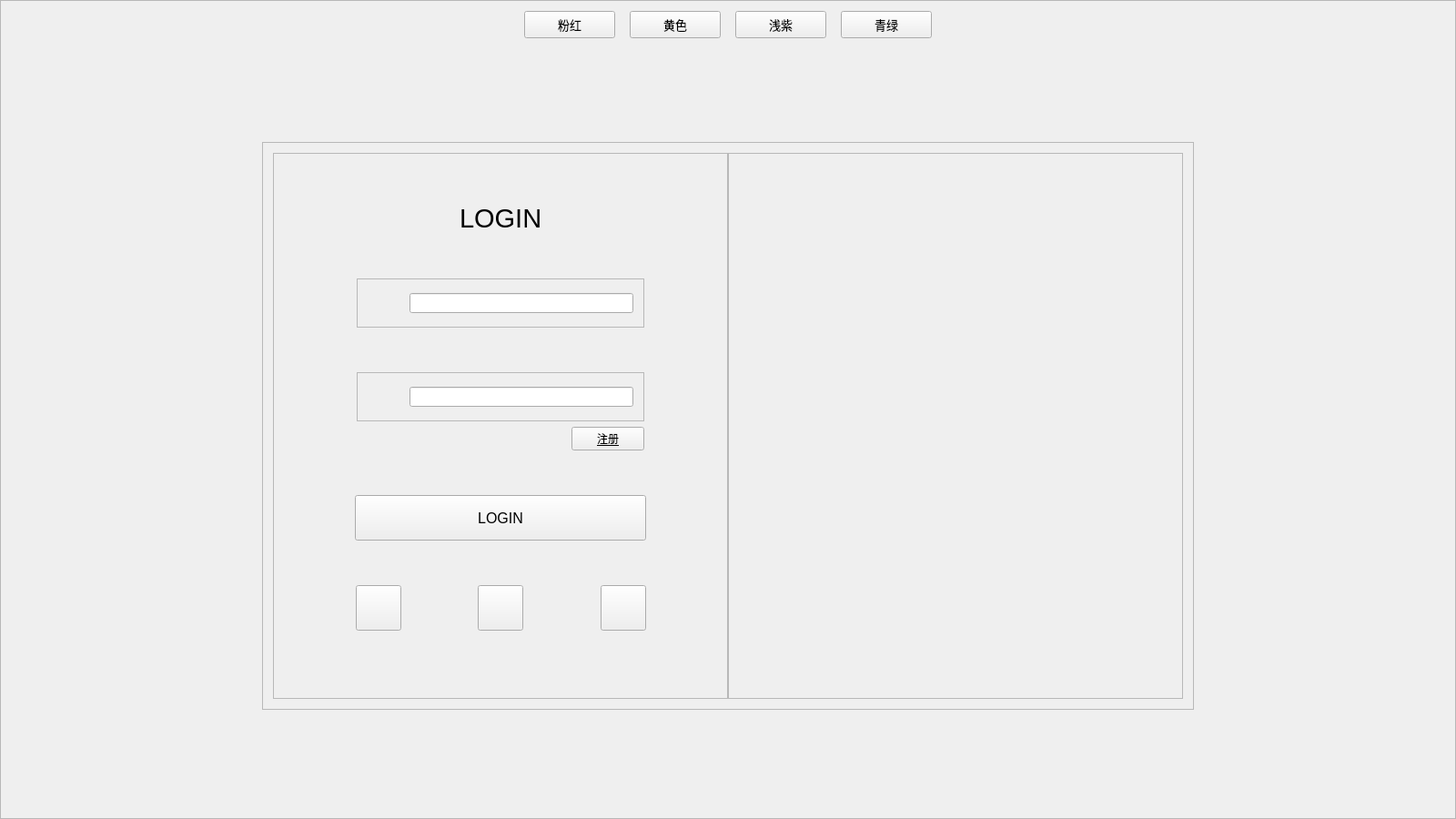
<?xml version="1.0" encoding="UTF-8"?>
<ui version="4.0">
 <class>Widget</class>
 <widget class="QWidget" name="Widget">
  <property name="geometry">
   <rect>
    <x>0</x>
    <y>0</y>
    <width>1600</width>
    <height>900</height>
   </rect>
  </property>
  <property name="minimumSize">
   <size>
    <width>800</width>
    <height>450</height>
   </size>
  </property>
  <property name="windowTitle">
   <string>Widget</string>
  </property>
  <property name="styleSheet">
   <string notr="true"/>
  </property>
  <layout class="QGridLayout" name="gridLayout_6">
   <property name="leftMargin">
    <number>0</number>
   </property>
   <property name="topMargin">
    <number>0</number>
   </property>
   <property name="rightMargin">
    <number>0</number>
   </property>
   <property name="bottomMargin">
    <number>0</number>
   </property>
   <property name="spacing">
    <number>0</number>
   </property>
   <item row="0" column="0">
    <widget class="QFrame" name="frame_background">
     <property name="frameShape">
      <enum>QFrame::StyledPanel</enum>
     </property>
     <property name="frameShadow">
      <enum>QFrame::Raised</enum>
     </property>
     <layout class="QGridLayout" name="gridLayout_3">
      <item row="0" column="0">
       <layout class="QHBoxLayout" name="horizontalLayout_12">
        <item>
         <spacer name="horizontalSpacer_3">
          <property name="orientation">
           <enum>Qt::Horizontal</enum>
          </property>
          <property name="sizeHint" stdset="0">
           <size>
            <width>13</width>
            <height>20</height>
           </size>
          </property>
         </spacer>
        </item>
        <item>
         <widget class="QPushButton" name="btn_1">
          <property name="sizePolicy">
           <sizepolicy hsizetype="Fixed" vsizetype="Fixed">
            <horstretch>0</horstretch>
            <verstretch>0</verstretch>
           </sizepolicy>
          </property>
          <property name="minimumSize">
           <size>
            <width>100</width>
            <height>30</height>
           </size>
          </property>
          <property name="maximumSize">
           <size>
            <width>100</width>
            <height>30</height>
           </size>
          </property>
          <property name="font">
           <font>
            <pointsize>10</pointsize>
           </font>
          </property>
          <property name="text">
           <string>粉红</string>
          </property>
         </widget>
        </item>
        <item>
         <spacer name="horizontalSpacer_23">
          <property name="orientation">
           <enum>Qt::Horizontal</enum>
          </property>
          <property name="sizeType">
           <enum>QSizePolicy::Fixed</enum>
          </property>
          <property name="sizeHint" stdset="0">
           <size>
            <width>10</width>
            <height>20</height>
           </size>
          </property>
         </spacer>
        </item>
        <item>
         <widget class="QPushButton" name="btn_2">
          <property name="sizePolicy">
           <sizepolicy hsizetype="Fixed" vsizetype="Fixed">
            <horstretch>0</horstretch>
            <verstretch>0</verstretch>
           </sizepolicy>
          </property>
          <property name="minimumSize">
           <size>
            <width>100</width>
            <height>30</height>
           </size>
          </property>
          <property name="maximumSize">
           <size>
            <width>100</width>
            <height>30</height>
           </size>
          </property>
          <property name="font">
           <font>
            <pointsize>10</pointsize>
           </font>
          </property>
          <property name="text">
           <string>黄色</string>
          </property>
         </widget>
        </item>
        <item>
         <spacer name="horizontalSpacer_24">
          <property name="orientation">
           <enum>Qt::Horizontal</enum>
          </property>
          <property name="sizeType">
           <enum>QSizePolicy::Fixed</enum>
          </property>
          <property name="sizeHint" stdset="0">
           <size>
            <width>10</width>
            <height>20</height>
           </size>
          </property>
         </spacer>
        </item>
        <item>
         <widget class="QPushButton" name="btn_3">
          <property name="sizePolicy">
           <sizepolicy hsizetype="Fixed" vsizetype="Fixed">
            <horstretch>0</horstretch>
            <verstretch>0</verstretch>
           </sizepolicy>
          </property>
          <property name="minimumSize">
           <size>
            <width>100</width>
            <height>30</height>
           </size>
          </property>
          <property name="maximumSize">
           <size>
            <width>100</width>
            <height>30</height>
           </size>
          </property>
          <property name="font">
           <font>
            <pointsize>10</pointsize>
           </font>
          </property>
          <property name="text">
           <string>浅紫</string>
          </property>
         </widget>
        </item>
        <item>
         <spacer name="horizontalSpacer_25">
          <property name="orientation">
           <enum>Qt::Horizontal</enum>
          </property>
          <property name="sizeType">
           <enum>QSizePolicy::Fixed</enum>
          </property>
          <property name="sizeHint" stdset="0">
           <size>
            <width>10</width>
            <height>20</height>
           </size>
          </property>
         </spacer>
        </item>
        <item>
         <widget class="QPushButton" name="btn_4">
          <property name="sizePolicy">
           <sizepolicy hsizetype="Fixed" vsizetype="Fixed">
            <horstretch>0</horstretch>
            <verstretch>0</verstretch>
           </sizepolicy>
          </property>
          <property name="minimumSize">
           <size>
            <width>100</width>
            <height>30</height>
           </size>
          </property>
          <property name="maximumSize">
           <size>
            <width>100</width>
            <height>30</height>
           </size>
          </property>
          <property name="font">
           <font>
            <pointsize>10</pointsize>
           </font>
          </property>
          <property name="text">
           <string>青绿</string>
          </property>
         </widget>
        </item>
        <item>
         <spacer name="horizontalSpacer_4">
          <property name="orientation">
           <enum>Qt::Horizontal</enum>
          </property>
          <property name="sizeHint" stdset="0">
           <size>
            <width>13</width>
            <height>20</height>
           </size>
          </property>
         </spacer>
        </item>
       </layout>
      </item>
      <item row="1" column="0">
       <layout class="QVBoxLayout" name="verticalLayout_2">
        <item>
         <spacer name="verticalSpacer_9">
          <property name="orientation">
           <enum>Qt::Vertical</enum>
          </property>
          <property name="sizeHint" stdset="0">
           <size>
            <width>20</width>
            <height>13</height>
           </size>
          </property>
         </spacer>
        </item>
        <item>
         <layout class="QHBoxLayout" name="horizontalLayout_9">
          <item>
           <spacer name="horizontalSpacer_17">
            <property name="orientation">
             <enum>Qt::Horizontal</enum>
            </property>
            <property name="sizeHint" stdset="0">
             <size>
              <width>40</width>
              <height>20</height>
             </size>
            </property>
           </spacer>
          </item>
          <item>
           <widget class="QFrame" name="frame">
            <property name="frameShape">
             <enum>QFrame::StyledPanel</enum>
            </property>
            <property name="frameShadow">
             <enum>QFrame::Raised</enum>
            </property>
            <layout class="QGridLayout" name="gridLayout_2">
             <item row="0" column="0">
              <layout class="QHBoxLayout" name="horizontalLayout_8">
               <property name="spacing">
                <number>0</number>
               </property>
               <item>
                <widget class="QFrame" name="frame_login">
                 <property name="sizePolicy">
                  <sizepolicy hsizetype="Minimum" vsizetype="Minimum">
                   <horstretch>0</horstretch>
                   <verstretch>0</verstretch>
                  </sizepolicy>
                 </property>
                 <property name="minimumSize">
                  <size>
                   <width>500</width>
                   <height>600</height>
                  </size>
                 </property>
                 <property name="maximumSize">
                  <size>
                   <width>500</width>
                   <height>600</height>
                  </size>
                 </property>
                 <property name="frameShape">
                  <enum>QFrame::StyledPanel</enum>
                 </property>
                 <property name="frameShadow">
                  <enum>QFrame::Raised</enum>
                 </property>
                 <layout class="QGridLayout" name="gridLayout_5">
                  <item row="1" column="0">
                   <spacer name="verticalSpacer_4">
                    <property name="orientation">
                     <enum>Qt::Vertical</enum>
                    </property>
                    <property name="sizeType">
                     <enum>QSizePolicy::Fixed</enum>
                    </property>
                    <property name="sizeHint" stdset="0">
                     <size>
                      <width>20</width>
                      <height>20</height>
                     </size>
                    </property>
                   </spacer>
                  </item>
                  <item row="0" column="0">
                   <layout class="QVBoxLayout" name="verticalLayout">
                    <item>
                     <spacer name="verticalSpacer_2">
                      <property name="orientation">
                       <enum>Qt::Vertical</enum>
                      </property>
                      <property name="sizeHint" stdset="0">
                       <size>
                        <width>20</width>
                        <height>13</height>
                       </size>
                      </property>
                     </spacer>
                    </item>
                    <item>
                     <layout class="QHBoxLayout" name="horizontalLayout">
                      <item>
                       <spacer name="horizontalSpacer">
                        <property name="orientation">
                         <enum>Qt::Horizontal</enum>
                        </property>
                        <property name="sizeHint" stdset="0">
                         <size>
                          <width>40</width>
                          <height>20</height>
                         </size>
                        </property>
                       </spacer>
                      </item>
                      <item>
                       <widget class="QLabel" name="label_login">
                        <property name="font">
                         <font>
                          <family>Arial</family>
                          <pointsize>22</pointsize>
                         </font>
                        </property>
                        <property name="text">
                         <string>LOGIN</string>
                        </property>
                       </widget>
                      </item>
                      <item>
                       <spacer name="horizontalSpacer_2">
                        <property name="orientation">
                         <enum>Qt::Horizontal</enum>
                        </property>
                        <property name="sizeHint" stdset="0">
                         <size>
                          <width>40</width>
                          <height>20</height>
                         </size>
                        </property>
                       </spacer>
                      </item>
                     </layout>
                    </item>
                    <item>
                     <spacer name="verticalSpacer">
                      <property name="orientation">
                       <enum>Qt::Vertical</enum>
                      </property>
                      <property name="sizeHint" stdset="0">
                       <size>
                        <width>20</width>
                        <height>13</height>
                       </size>
                      </property>
                     </spacer>
                    </item>
                    <item>
                     <layout class="QHBoxLayout" name="horizontalLayout_10">
                      <item>
                       <spacer name="horizontalSpacer_20">
                        <property name="orientation">
                         <enum>Qt::Horizontal</enum>
                        </property>
                        <property name="sizeType">
                         <enum>QSizePolicy::Fixed</enum>
                        </property>
                        <property name="sizeHint" stdset="0">
                         <size>
                          <width>80</width>
                          <height>20</height>
                         </size>
                        </property>
                       </spacer>
                      </item>
                      <item>
                       <widget class="QFrame" name="frame_user_name">
                        <property name="frameShape">
                         <enum>QFrame::StyledPanel</enum>
                        </property>
                        <property name="frameShadow">
                         <enum>QFrame::Raised</enum>
                        </property>
                        <layout class="QGridLayout" name="gridLayout_4">
                         <item row="0" column="0">
                          <layout class="QHBoxLayout" name="horizontalLayout_11">
                           <item>
                            <spacer name="horizontalSpacer_21">
                             <property name="orientation">
                              <enum>Qt::Horizontal</enum>
                             </property>
                             <property name="sizeType">
                              <enum>QSizePolicy::Fixed</enum>
                             </property>
                             <property name="sizeHint" stdset="0">
                              <size>
                               <width>10</width>
                               <height>20</height>
                              </size>
                             </property>
                            </spacer>
                           </item>
                           <item>
                            <widget class="QLabel" name="label_user_name">
                             <property name="sizePolicy">
                              <sizepolicy hsizetype="Fixed" vsizetype="Fixed">
                               <horstretch>0</horstretch>
                               <verstretch>0</verstretch>
                              </sizepolicy>
                             </property>
                             <property name="minimumSize">
                              <size>
                               <width>30</width>
                               <height>30</height>
                              </size>
                             </property>
                             <property name="maximumSize">
                              <size>
                               <width>30</width>
                               <height>30</height>
                              </size>
                             </property>
                             <property name="text">
                              <string/>
                             </property>
                            </widget>
                           </item>
                           <item>
                            <widget class="QLineEdit" name="lineE_user_name"/>
                           </item>
                          </layout>
                         </item>
                        </layout>
                       </widget>
                      </item>
                      <item>
                       <spacer name="horizontalSpacer_22">
                        <property name="orientation">
                         <enum>Qt::Horizontal</enum>
                        </property>
                        <property name="sizeType">
                         <enum>QSizePolicy::Fixed</enum>
                        </property>
                        <property name="sizeHint" stdset="0">
                         <size>
                          <width>80</width>
                          <height>20</height>
                         </size>
                        </property>
                       </spacer>
                      </item>
                     </layout>
                    </item>
                    <item>
                     <spacer name="verticalSpacer_3">
                      <property name="orientation">
                       <enum>Qt::Vertical</enum>
                      </property>
                      <property name="sizeHint" stdset="0">
                       <size>
                        <width>20</width>
                        <height>17</height>
                       </size>
                      </property>
                     </spacer>
                    </item>
                    <item>
                     <layout class="QHBoxLayout" name="horizontalLayout_2">
                      <item>
                       <spacer name="horizontalSpacer_6">
                        <property name="orientation">
                         <enum>Qt::Horizontal</enum>
                        </property>
                        <property name="sizeType">
                         <enum>QSizePolicy::Fixed</enum>
                        </property>
                        <property name="sizeHint" stdset="0">
                         <size>
                          <width>80</width>
                          <height>20</height>
                         </size>
                        </property>
                       </spacer>
                      </item>
                      <item>
                       <widget class="QFrame" name="frame_pwd">
                        <property name="frameShape">
                         <enum>QFrame::StyledPanel</enum>
                        </property>
                        <property name="frameShadow">
                         <enum>QFrame::Raised</enum>
                        </property>
                        <layout class="QGridLayout" name="gridLayout">
                         <item row="0" column="0">
                          <layout class="QHBoxLayout" name="horizontalLayout_3">
                           <item>
                            <spacer name="horizontalSpacer_5">
                             <property name="orientation">
                              <enum>Qt::Horizontal</enum>
                             </property>
                             <property name="sizeType">
                              <enum>QSizePolicy::Fixed</enum>
                             </property>
                             <property name="sizeHint" stdset="0">
                              <size>
                               <width>10</width>
                               <height>20</height>
                              </size>
                             </property>
                            </spacer>
                           </item>
                           <item>
                            <widget class="QLabel" name="label_pwd">
                             <property name="sizePolicy">
                              <sizepolicy hsizetype="Fixed" vsizetype="Fixed">
                               <horstretch>0</horstretch>
                               <verstretch>0</verstretch>
                              </sizepolicy>
                             </property>
                             <property name="minimumSize">
                              <size>
                               <width>30</width>
                               <height>30</height>
                              </size>
                             </property>
                             <property name="maximumSize">
                              <size>
                               <width>30</width>
                               <height>30</height>
                              </size>
                             </property>
                             <property name="text">
                              <string/>
                             </property>
                            </widget>
                           </item>
                           <item>
                            <widget class="QLineEdit" name="lineE_pwd"/>
                           </item>
                          </layout>
                         </item>
                        </layout>
                       </widget>
                      </item>
                      <item>
                       <spacer name="horizontalSpacer_19">
                        <property name="orientation">
                         <enum>Qt::Horizontal</enum>
                        </property>
                        <property name="sizeType">
                         <enum>QSizePolicy::Fixed</enum>
                        </property>
                        <property name="sizeHint" stdset="0">
                         <size>
                          <width>80</width>
                          <height>20</height>
                         </size>
                        </property>
                       </spacer>
                      </item>
                     </layout>
                    </item>
                    <item>
                     <layout class="QHBoxLayout" name="horizontalLayout_5">
                      <item>
                       <spacer name="horizontalSpacer_11">
                        <property name="orientation">
                         <enum>Qt::Horizontal</enum>
                        </property>
                        <property name="sizeHint" stdset="0">
                         <size>
                          <width>28</width>
                          <height>20</height>
                         </size>
                        </property>
                       </spacer>
                      </item>
                      <item>
                       <widget class="QPushButton" name="btn_Register">
                        <property name="font">
                         <font>
                          <family>Arial</family>
                          <underline>true</underline>
                         </font>
                        </property>
                        <property name="text">
                         <string>注册</string>
                        </property>
                       </widget>
                      </item>
                      <item>
                       <spacer name="horizontalSpacer_12">
                        <property name="orientation">
                         <enum>Qt::Horizontal</enum>
                        </property>
                        <property name="sizeType">
                         <enum>QSizePolicy::Fixed</enum>
                        </property>
                        <property name="sizeHint" stdset="0">
                         <size>
                          <width>80</width>
                          <height>20</height>
                         </size>
                        </property>
                       </spacer>
                      </item>
                     </layout>
                    </item>
                    <item>
                     <spacer name="verticalSpacer_5">
                      <property name="orientation">
                       <enum>Qt::Vertical</enum>
                      </property>
                      <property name="sizeHint" stdset="0">
                       <size>
                        <width>20</width>
                        <height>13</height>
                       </size>
                      </property>
                     </spacer>
                    </item>
                    <item>
                     <layout class="QHBoxLayout" name="horizontalLayout_6">
                      <item>
                       <spacer name="horizontalSpacer_13">
                        <property name="orientation">
                         <enum>Qt::Horizontal</enum>
                        </property>
                        <property name="sizeHint" stdset="0">
                         <size>
                          <width>40</width>
                          <height>20</height>
                         </size>
                        </property>
                       </spacer>
                      </item>
                      <item>
                       <widget class="QPushButton" name="btn_login">
                        <property name="sizePolicy">
                         <sizepolicy hsizetype="Fixed" vsizetype="Fixed">
                          <horstretch>0</horstretch>
                          <verstretch>0</verstretch>
                         </sizepolicy>
                        </property>
                        <property name="minimumSize">
                         <size>
                          <width>320</width>
                          <height>50</height>
                         </size>
                        </property>
                        <property name="maximumSize">
                         <size>
                          <width>320</width>
                          <height>50</height>
                         </size>
                        </property>
                        <property name="font">
                         <font>
                          <family>Arial</family>
                          <pointsize>12</pointsize>
                         </font>
                        </property>
                        <property name="text">
                         <string>LOGIN</string>
                        </property>
                       </widget>
                      </item>
                      <item>
                       <spacer name="horizontalSpacer_14">
                        <property name="orientation">
                         <enum>Qt::Horizontal</enum>
                        </property>
                        <property name="sizeHint" stdset="0">
                         <size>
                          <width>40</width>
                          <height>20</height>
                         </size>
                        </property>
                       </spacer>
                      </item>
                     </layout>
                    </item>
                    <item>
                     <spacer name="verticalSpacer_6">
                      <property name="orientation">
                       <enum>Qt::Vertical</enum>
                      </property>
                      <property name="sizeHint" stdset="0">
                       <size>
                        <width>20</width>
                        <height>13</height>
                       </size>
                      </property>
                     </spacer>
                    </item>
                    <item>
                     <layout class="QHBoxLayout" name="horizontalLayout_4">
                      <item>
                       <spacer name="horizontalSpacer_10">
                        <property name="orientation">
                         <enum>Qt::Horizontal</enum>
                        </property>
                        <property name="sizeHint" stdset="0">
                         <size>
                          <width>13</width>
                          <height>20</height>
                         </size>
                        </property>
                       </spacer>
                      </item>
                      <item>
                       <widget class="QPushButton" name="btn_wx">
                        <property name="sizePolicy">
                         <sizepolicy hsizetype="Fixed" vsizetype="Fixed">
                          <horstretch>0</horstretch>
                          <verstretch>0</verstretch>
                         </sizepolicy>
                        </property>
                        <property name="minimumSize">
                         <size>
                          <width>50</width>
                          <height>50</height>
                         </size>
                        </property>
                        <property name="maximumSize">
                         <size>
                          <width>50</width>
                          <height>50</height>
                         </size>
                        </property>
                        <property name="text">
                         <string/>
                        </property>
                       </widget>
                      </item>
                      <item>
                       <spacer name="horizontalSpacer_7">
                        <property name="orientation">
                         <enum>Qt::Horizontal</enum>
                        </property>
                        <property name="sizeHint" stdset="0">
                         <size>
                          <width>13</width>
                          <height>20</height>
                         </size>
                        </property>
                       </spacer>
                      </item>
                      <item>
                       <widget class="QPushButton" name="btn_qq">
                        <property name="sizePolicy">
                         <sizepolicy hsizetype="Fixed" vsizetype="Fixed">
                          <horstretch>0</horstretch>
                          <verstretch>0</verstretch>
                         </sizepolicy>
                        </property>
                        <property name="minimumSize">
                         <size>
                          <width>50</width>
                          <height>50</height>
                         </size>
                        </property>
                        <property name="maximumSize">
                         <size>
                          <width>50</width>
                          <height>50</height>
                         </size>
                        </property>
                        <property name="text">
                         <string/>
                        </property>
                       </widget>
                      </item>
                      <item>
                       <spacer name="horizontalSpacer_8">
                        <property name="orientation">
                         <enum>Qt::Horizontal</enum>
                        </property>
                        <property name="sizeHint" stdset="0">
                         <size>
                          <width>13</width>
                          <height>20</height>
                         </size>
                        </property>
                       </spacer>
                      </item>
                      <item>
                       <widget class="QPushButton" name="btn_wb">
                        <property name="sizePolicy">
                         <sizepolicy hsizetype="Fixed" vsizetype="Fixed">
                          <horstretch>0</horstretch>
                          <verstretch>0</verstretch>
                         </sizepolicy>
                        </property>
                        <property name="minimumSize">
                         <size>
                          <width>50</width>
                          <height>50</height>
                         </size>
                        </property>
                        <property name="maximumSize">
                         <size>
                          <width>50</width>
                          <height>50</height>
                         </size>
                        </property>
                        <property name="text">
                         <string/>
                        </property>
                       </widget>
                      </item>
                      <item>
                       <spacer name="horizontalSpacer_9">
                        <property name="orientation">
                         <enum>Qt::Horizontal</enum>
                        </property>
                        <property name="sizeHint" stdset="0">
                         <size>
                          <width>13</width>
                          <height>20</height>
                         </size>
                        </property>
                       </spacer>
                      </item>
                     </layout>
                    </item>
                    <item>
                     <spacer name="verticalSpacer_8">
                      <property name="orientation">
                       <enum>Qt::Vertical</enum>
                      </property>
                      <property name="sizeHint" stdset="0">
                       <size>
                        <width>20</width>
                        <height>13</height>
                       </size>
                      </property>
                     </spacer>
                    </item>
                   </layout>
                  </item>
                 </layout>
                </widget>
               </item>
               <item>
                <widget class="QFrame" name="frame_pic">
                 <property name="sizePolicy">
                  <sizepolicy hsizetype="Minimum" vsizetype="Minimum">
                   <horstretch>0</horstretch>
                   <verstretch>0</verstretch>
                  </sizepolicy>
                 </property>
                 <property name="minimumSize">
                  <size>
                   <width>500</width>
                   <height>600</height>
                  </size>
                 </property>
                 <property name="frameShape">
                  <enum>QFrame::StyledPanel</enum>
                 </property>
                 <property name="frameShadow">
                  <enum>QFrame::Raised</enum>
                 </property>
                </widget>
               </item>
              </layout>
             </item>
            </layout>
           </widget>
          </item>
          <item>
           <spacer name="horizontalSpacer_18">
            <property name="orientation">
             <enum>Qt::Horizontal</enum>
            </property>
            <property name="sizeHint" stdset="0">
             <size>
              <width>40</width>
              <height>20</height>
             </size>
            </property>
           </spacer>
          </item>
         </layout>
        </item>
        <item>
         <spacer name="verticalSpacer_10">
          <property name="orientation">
           <enum>Qt::Vertical</enum>
          </property>
          <property name="sizeHint" stdset="0">
           <size>
            <width>20</width>
            <height>13</height>
           </size>
          </property>
         </spacer>
        </item>
       </layout>
      </item>
     </layout>
    </widget>
   </item>
  </layout>
 </widget>
 <layoutdefault spacing="6" margin="11"/>
 <resources/>
 <connections/>
</ui>
